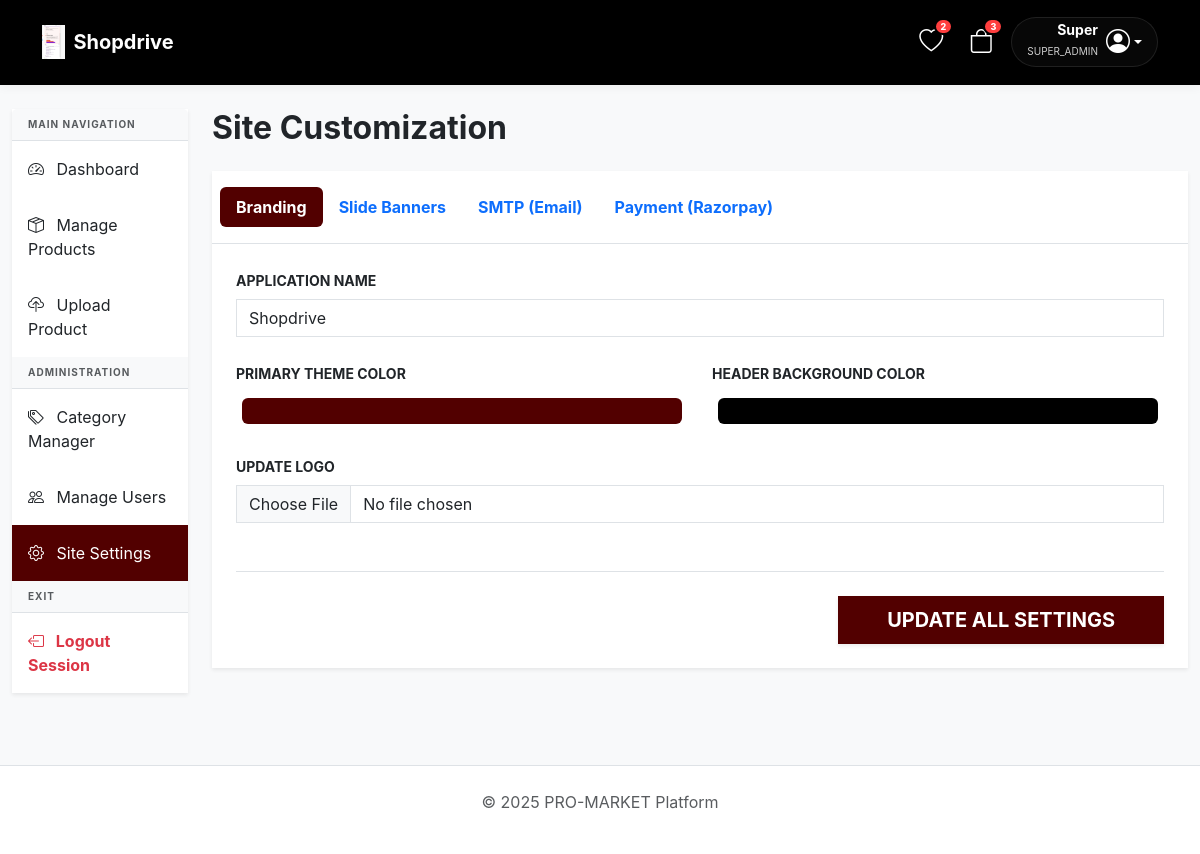
The app's page /admin/settings.php (signed in) with its own data.
### tables this page shows
CREATE TABLE `site_settings` (
  `id` int(11) NOT NULL,
  `app_name` varchar(100) DEFAULT 'Pro-Market',
  `app_logo` varchar(255) DEFAULT 'logo.png',
  `primary_color` varchar(10) DEFAULT '#2563eb',
  `smtp_host` varchar(100) DEFAULT NULL,
  `smtp_user` varchar(100) DEFAULT NULL,
  `smtp_pass` varchar(100) DEFAULT NULL,
  `smtp_port` int(11) DEFAULT 587,
  `razorpay_key_id` varchar(100) DEFAULT NULL,
  `razorpay_key_secret` varchar(100) DEFAULT NULL,
  `banner_title` varchar(255) DEFAULT NULL,
  `banner_subtitle` text DEFAULT NULL,
  `header_color` varchar(10) DEFAULT '#ffffff'
);

### admin/settings.php (the view, shortened to what this page needs)
<?php
require '../config/db.php';
$settings = $pdo->query("SELECT * FROM site_settings WHERE id = 1")->fetch();
require '../includes/header.php';
?>
<div class="container-fluid mt-4">
    <div class="row">
        <div class="col-md-2 mb-4"><?php include '../includes/admin_sidebar.php'; ?></div>
        <div class="col-md-10">
            <h2 class="fw-bold mb-4">Site Customization</h2>
            <div class="card border-0 shadow-sm rounded-0">
                <div class="card-header bg-white border-bottom py-3">
                    <ul class="nav nav-pills card-header-pills" id="settingsTab" role="tablist">
                        <li class="nav-item"><a class="nav-link active fw-bold" data-bs-toggle="tab" href="#branding">Branding</a></li>
                        <li class="nav-item"><a class="nav-link fw-bold" data-bs-toggle="tab" href="#banners">Slide Banners</a></li>
                        <li class="nav-item"><a class="nav-link fw-bold" data-bs-toggle="tab" href="#smtp">SMTP (Email)</a></li>
                        <li class="nav-item"><a class="nav-link fw-bold" data-bs-toggle="tab" href="#payment">Payment (Razorpay)</a></li>
                    </ul>
                </div>
                <div class="card-body p-4">
                    <form method="POST" enctype="multipart/form-data">
                        <div class="tab-content">
                            <div class="tab-pane fade show active" id="branding">
                                <div class="row g-4">
                                    <div class="col-md-12">
                                        <label class="form-label fw-bold small text-uppercase">Application Name</label>
                                        <input type="text" name="app_name" class="form-control rounded-0" value="<?= htmlspecialchars($settings['app_name']) ?>">
                                    </div>
                                    <div class="col-md-6">
                                        <label class="form-label fw-bold small text-uppercase">Primary Theme Color</label>
                                        <input type="color" name="primary_color" class="form-control form-control-color w-100 border-0" value="<?= $settings['primary_color'] ?>">
                                    </div>
                                    <div class="col-md-6">
                                        <label class="form-label fw-bold small text-uppercase">Header Background Color</label>
                                        <input type="color" name="header_color" class="form-control form-control-color w-100 border-0" value="<?= $settings['header_color'] ?>">
                                    </div>
                                    <div class="col-md-12">
                                        <label class="form-label fw-bold small text-uppercase">Update Logo</label>
                                        <input type="file" name="app_logo" class="form-control rounded-0">
                                    </div>
                                </div>
                            </div>
                        </div>
                        <div class="mt-5 text-end border-top pt-4" id="global-save-btn">
                            <button type="submit" name="update_settings" class="btn btn-primary btn-lg px-5 shadow-sm fw-bold rounded-0 text-uppercase">Update All Settings</button>
                        </div>
                    </form>
                </div>
            </div>
        </div>
    </div>
</div>
<?php include '../includes/footer.php'; ?>

### includes/header.php (shortened to what this page needs)
<?php
require_once __DIR__ . '/../config/db.php';
$brand = $pdo->query("SELECT * FROM site_settings WHERE id = 1")->fetch();
$app_name = $brand['app_name'] ?? 'Pro-Market';
$app_logo = $brand['app_logo'] ?? '';
$is_folder = (strpos($_SERVER['PHP_SELF'], '/admin/') !== false || strpos($_SERVER['PHP_SELF'], '/vendor/') !== false);
$base = $is_folder ? '../' : '';
$isLoggedIn = isset($_SESSION['user_id']);
$userName = $_SESSION['fullname'] ?? '';
$userRole = $_SESSION['role'] ?? '';
$cart_count = 0;
$wishlist_count = 0;
if ($isLoggedIn) {
    $cStmt = $pdo->prepare("SELECT SUM(quantity) FROM cart WHERE user_id = ?");
    $cStmt->execute([$_SESSION['user_id']]);
    $cart_count = (int)$cStmt->fetchColumn();
    $wStmt = $pdo->prepare("SELECT COUNT(id) FROM wishlist WHERE user_id = ?");
    $wStmt->execute([$_SESSION['user_id']]);
    $wishlist_count = (int)$wStmt->fetchColumn();
}
?>
<!DOCTYPE html>
<html lang="en">
<head>
    <link href="https://cdn.jsdelivr.net/npm/bootstrap@5.3.0/dist/css/bootstrap.min.css" rel="stylesheet">
    <link rel="stylesheet" href="https://cdn.jsdelivr.net/npm/bootstrap-icons@1.11.1/font/bootstrap-icons.css">
</head>
<body>
<nav class="navbar navbar-expand-lg navbar-custom py-3 sticky-top">
    <div class="container">
        <a class="navbar-brand fw-bold d-flex align-items-center" href="<?= $base ?>index.php">
            <?php if($app_logo): ?>
                <img src="<?= $base ?>assets/uploads/<?= $app_logo ?>" style="max-height: 35px;" class="me-2">
            <?php endif; ?>
            <?= htmlspecialchars($app_name) ?>
        </a>
        <div class="ms-auto d-flex align-items-center">
            <a href="<?= $base ?>wishlist.php" class="header-icon-btn text-decoration-none">
                <i class="bi bi-heart fs-4"></i>
                <?php if($wishlist_count > 0): ?>
                    <span class="badge rounded-pill header-badge wishlist-count-badge">
                        <?= $wishlist_count ?>
                    </span>
                <?php endif; ?>
            </a>
            <a href="<?= $base ?>cart.php" class="header-icon-btn text-decoration-none">
                <i class="bi bi-bag fs-4"></i>
                <?php if($cart_count > 0): ?>
                    <span class="badge rounded-pill header-badge cart-count-badge">
                        <?= $cart_count ?>
                    </span>
                <?php endif; ?>
            </a>
            <?php if($isLoggedIn): ?>
                <div class="dropdown">
                    <a href="#" class="user-pill d-flex align-items-center text-decoration-none dropdown-toggle" data-bs-toggle="dropdown">
                        <div class="me-2 d-none d-md-block text-end">
                            <div class="small fw-bold mb-0" style="line-height: 1;"><?= htmlspecialchars(explode(' ', $userName)[0]) ?></div>
                            <span style="font-size: 10px; opacity: 0.8;"><?= strtoupper($userRole) ?></span>
                        </div>
                        <i class="bi bi-person-circle fs-4"></i>
                    </a>
                </div>
            <?php else: ?>
                <a href="<?= $base ?>login.php" class="nav-link px-3 fw-bold border-end me-2" style="font-size: 14px;">Login</a>
                <a href="<?= $base ?>register.php" class="btn btn-primary rounded-pill px-4 fw-bold shadow-sm" style="font-size: 14px;">Join Now</a>
            <?php endif; ?>
        </div>
    </div>
</nav>

### records on screen
site_settings: app_logo (picture), app_name "Shopdrive", primary_color "#520000", header_color "#000000"

### other values on screen
$wishlist_count "2"
$cart_count "3"
explode(' ', $userName)[0] "Super"
$userRole "SUPER_ADMIN"
